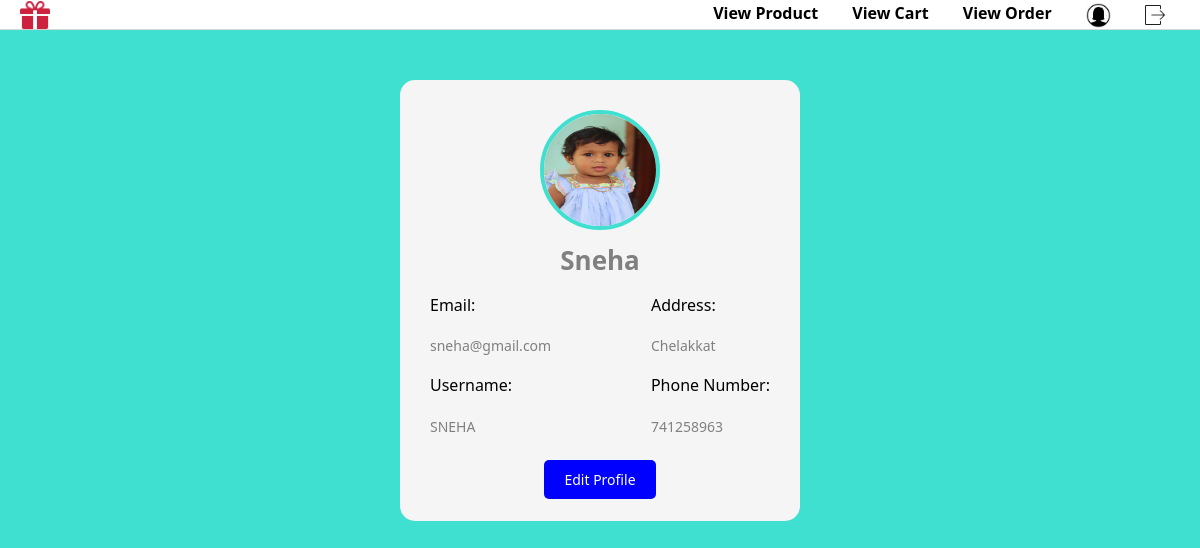
Page /profileview (signed in) on the committed database.
### app/models.py (models this page shows, shortened)
class User(models.Model):
    user_id=models.ForeignKey(CustomUser,on_delete=models.CASCADE)
    name=models.CharField(max_length=100)
    image=models.FileField(upload_to='media')
    address=models.CharField(max_length=100)
    email=models.CharField(max_length=100)
    phone=models.IntegerField()

class CustomUser(AbstractUser):
    status_choice=(('accepted','accepted'),('rejected','rejected'))
    user_type=models.CharField(max_length=100)
    status=models.CharField(choices=status_choice,default='pending',max_length=100)

### app/views.py (the view)
# urls.py: path('profileview',views.Profileview,name='profileview'),
def Profileview(request):
    data=CustomUser.objects.get(id=request.user.id)
    data1=User.objects.get(user_id=data)
    return render(request,'profileview.html',{'data1':data1})

### templates/profileview.html (shortened to what this page needs)
{% extends 'userproductview.html' %}
{% block content %}
{% load static %}
</head>
<body style="background-color: turquoise;">
    <div class="profile-card">
        <img src="{{ data1.image.url }}" alt="Profile Image">
        <h2>{{ data1.name }}</h2>
        <div class="profile-details">
            <div>
                <h4>Email:</h4>
                <p>{{ data1.email }}</p>
                <h4>Username:</h4>
                <p>{{ data1.user_id.username }}</p>
            </div>
            <div>
                <h4>Address:</h4>
                <p>{{ data1.address }}</p>
                <h4>Phone Number:</h4>
                <p>{{ data1.phone }}</p>
            </div>
        </div>
        <a class="edit-button" href="{% url 'edit' id=data1.id %}" >Edit Profile</a>
    </div>
{% endblock %}

### templates/userproductview.html (style rules this page uses)
body { padding: 0; margin: 0; }

### templates/profileview.html (style rules this page uses)
* { margin: 0; padding: 0; }
.profile-card { background: whitesmoke; border-radius: 15px; width: 400px; text-align: center; padding: 30px; margin: 0 auto; margin-top: 50px; }
.profile-card img { border-radius: 50%; width: 120px; height: 120px; border: 4px solid turquoise; margin-bottom: 15px; }
.profile-card h2 { font-size: 26px; font-weight: bold; color: grey; margin-bottom: 10px; }
.profile-details { margin-top: 20px; text-align: left; display: flex; justify-content: space-between; }
.profile-details div { margin-bottom: 10px; }
.profile-details h4 { font-size: 16px; color: black; margin-bottom: 20px; }
.profile-details p { font-size: 14px; color: grey; margin-bottom: 20px; }
.edit-button { margin-top: 20px; padding: 10px 20px; background-color: blue; color: white; border-radius: 5px; text-decoration: none; font-size: 14px; }

### rows in the picture
User: image (picture), name "Sneha", email "sneha@gmail.com", user_id.username "SNEHA", address "Chelakkat", phone "741258963"
